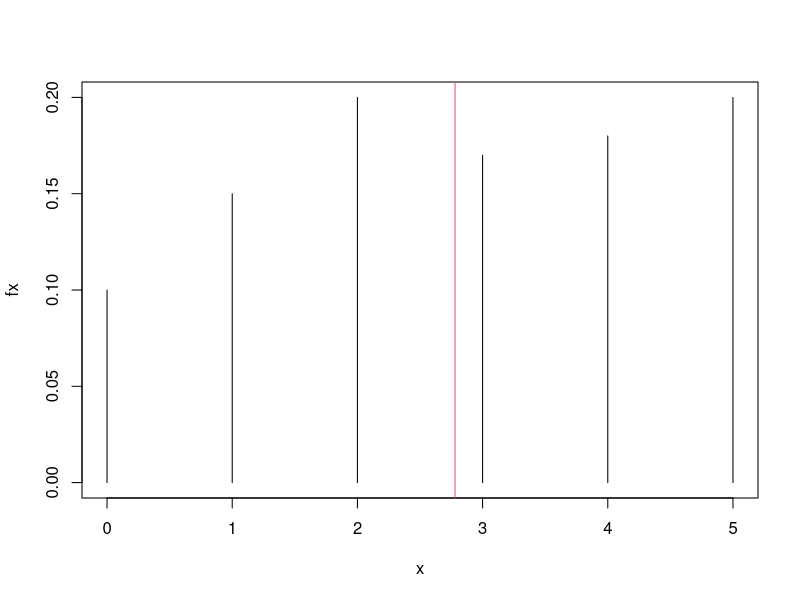

R code for this plot:
#PARACTICA DE V.A DESCRETA

#
#
x = c (0, 1, 2, 3, 4, 5)

fx = c(0.1, 0.15, 0.2, 0.17,0.18, 0.20)

#verificar condicion fx

sum(fx) 

#grafico de f(x)
plot(x, fx, type="h",ylim = c(0,max(fx)))

#A partor de fx se puede ontener su comportamiento probabilidtico
#cual es la probabilidad que en la proxima hora suceda:
# 1. un solo fallo p(x=1)
fx[2]
# 2. entre dos a 4 fallos p(x=2 o x=3 o x=4)
fx[3]+fx[4]+fx[5]
# 3. No mas ed 3 fallos: (x=0, x=1, x=2)
fx[1] + fx[2] + fx[3]
# 4. No se presenten 5 fallos
1 - fx[6]
# Calcular la esperazna matemática
em = sum(x*fx)

abline(v = em, col =2)
#lo mas probable es que en una hora determinada existan entre 2 y 3 fallas



#si por cada falla el costo de perdida de conexion es de 2 usd
#y el costo de reconexion es de 50 usd por gora calcule el costo medio total por las fallas

y = 2*x+50

sum(y*fx) #usando definicion de la em
2*em + 50 #usando propiedades de la em

#todos positivos, suma uno

#usando la definicion

sigma2= sum((x-em)^2 * fx)
sigma2

EX2 = sum(x^2 * fx)
EX2

sigma = sqrt(sigma2)
sigma


